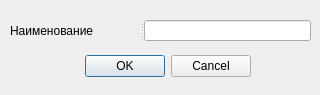
<?xml version="1.0" encoding="UTF-8"?>
<ui version="4.0">
 <class>AddDepartmentDialogGUI</class>
 <widget class="QDialog" name="AddDepartmentDialogGUI">
  <property name="geometry">
   <rect>
    <x>0</x>
    <y>0</y>
    <width>320</width>
    <height>95</height>
   </rect>
  </property>
  <property name="windowTitle">
   <string>Новое подразделение</string>
  </property>
  <widget class="QDialogButtonBox" name="button_box">
   <property name="geometry">
    <rect>
     <x>50</x>
     <y>50</y>
     <width>201</width>
     <height>32</height>
    </rect>
   </property>
   <property name="orientation">
    <enum>Qt::Horizontal</enum>
   </property>
   <property name="standardButtons">
    <set>QDialogButtonBox::Cancel|QDialogButtonBox::Ok</set>
   </property>
  </widget>
  <widget class="QSplitter" name="splitter">
   <property name="geometry">
    <rect>
     <x>10</x>
     <y>20</y>
     <width>301</width>
     <height>21</height>
    </rect>
   </property>
   <property name="orientation">
    <enum>Qt::Horizontal</enum>
   </property>
   <widget class="QLabel" name="department_name_lbl">
    <property name="text">
     <string>Наименование</string>
    </property>
   </widget>
   <widget class="QLineEdit" name="department_name_lnedit"/>
  </widget>
 </widget>
 <resources/>
 <connections>
  <connection>
   <sender>button_box</sender>
   <signal>accepted()</signal>
   <receiver>AddDepartmentDialogGUI</receiver>
   <slot>accept()</slot>
   <hints>
    <hint type="sourcelabel">
     <x>248</x>
     <y>254</y>
    </hint>
    <hint type="destinationlabel">
     <x>157</x>
     <y>274</y>
    </hint>
   </hints>
  </connection>
  <connection>
   <sender>button_box</sender>
   <signal>rejected()</signal>
   <receiver>AddDepartmentDialogGUI</receiver>
   <slot>reject()</slot>
   <hints>
    <hint type="sourcelabel">
     <x>316</x>
     <y>260</y>
    </hint>
    <hint type="destinationlabel">
     <x>286</x>
     <y>274</y>
    </hint>
   </hints>
  </connection>
 </connections>
</ui>
